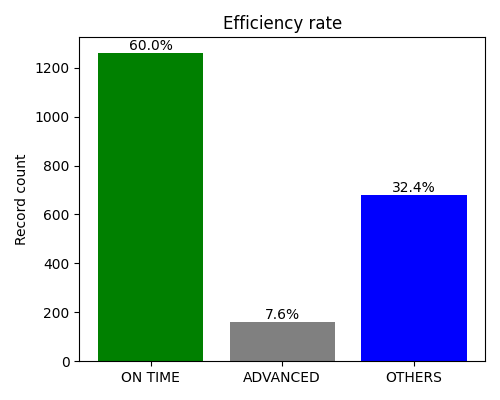

The script that saved this image:
import os
import pandas as pd
import matplotlib.pyplot as plt

# Carrega el CSV
base_dir = os.path.dirname(os.path.abspath(__file__))
file_path = os.path.join(base_dir, 'FULL_DATA_Personalitzat_a0.1.csv')
df = pd.read_csv(file_path, sep=';')

total_records = len(df)
count_on_time = len(df[df['Estat'] == 'PUNTUAL'])
count_advanced = len(df[df['Estat'] == 'AVANÇAT'])
count_others = total_records - count_on_time - count_advanced

efficiency_rate = (count_on_time / total_records) * 100 if total_records else 0.0

print(f"Total records processed: {total_records}")
print(f"On-time records (PUNTUAL): {count_on_time}")
print(f"Efficiency rate: {efficiency_rate:.2f}%")

categories = ['ON TIME', 'ADVANCED', 'OTHERS']
values = [count_on_time, count_advanced, count_others]
percentages = [
	(v / total_records) * 100 if total_records else 0.0
	for v in values
]

fig, ax = plt.subplots(figsize=(5, 4))
bars = ax.bar(categories, values, color=['green', 'gray', 'blue'])
ax.set_title("Efficiency rate")
ax.set_ylabel("Record count")

for bar, pct in zip(bars, percentages):
	height = bar.get_height()
	ax.text(bar.get_x() + bar.get_width() / 2, height, f"{pct:.1f}%", ha='center', va='bottom')

plt.tight_layout()
output_path = os.path.join(base_dir, 'taxa_eficiencia.png')
plt.savefig(output_path)
print(f"Chart saved to: {output_path}")